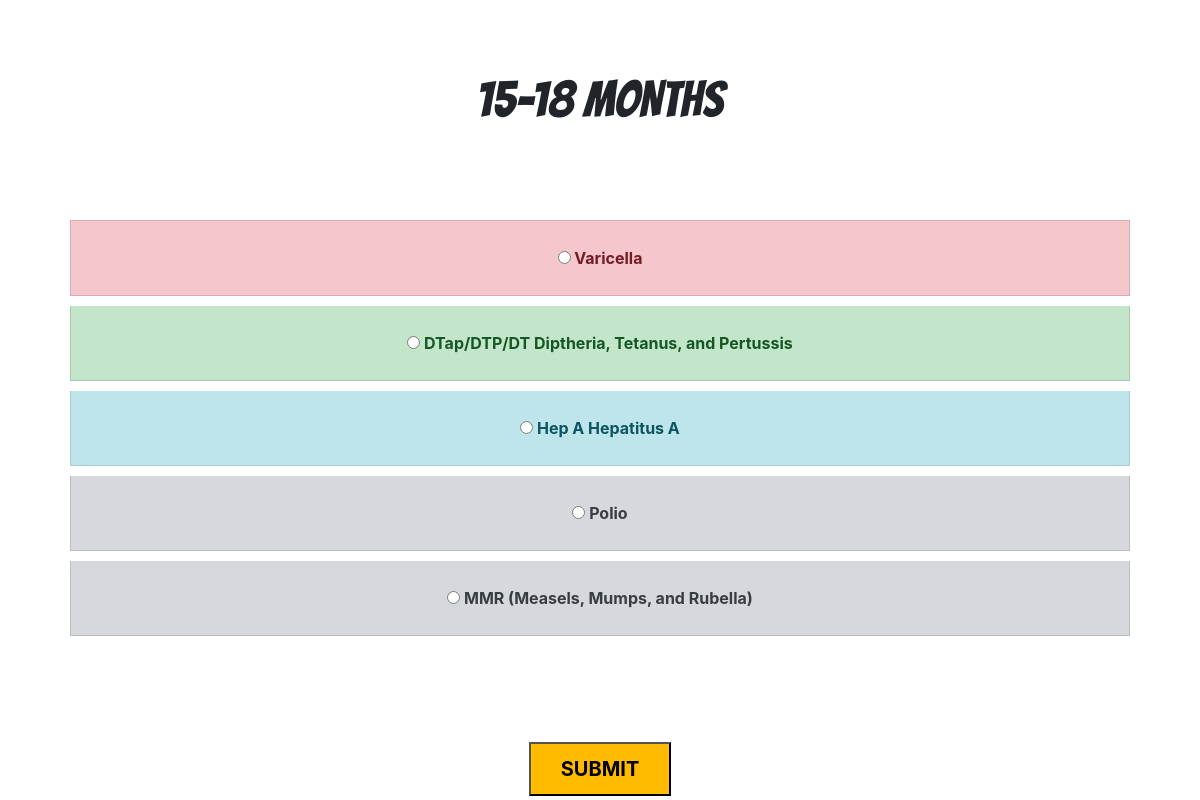
Screenshot of /vaccines/fifteen_eighteen_Months with the database file from the repository.
### vaccines/models.py (models this page shows)
class Vaccines(models.Model):
    VaccineID = models.CharField(max_length = 10, primary_key = True)
    Vaccine_Name = models.CharField(max_length = 150)
    Age = models.IntegerField()
    Dosage = models.CharField(max_length = 100)
    Cost = models.IntegerField()

### vaccines/views.py (the view)
# urls.py: path('fifteen_eighteen_Months', views.fifteen_eighteen_Months, name='fifteen_eighteen_Months'),
def fifteen_eighteen_Months(request):
    obj = Vaccines.objects.get(VaccineID = 'VRC1')
    obj1 = Vaccines.objects.get(VaccineID = 'DTP4')
    obj2 = Vaccines.objects.get(VaccineID = 'HPA2')
    obj3 = Vaccines.objects.get(VaccineID = 'OPVB1')
    obj4 = Vaccines.objects.get(VaccineID = 'MMR2')
    context = {
        'object': obj,
        'object1': obj1,
        'object2': obj2,
        'object3': obj3,
        'object4': obj4
    }
    return render(request, 'vaccines/15-18Months1.html', context)

### Templates/vaccines/15-18Months1.html (shortened to what this page needs)
<html>
    <head>
        <link rel="stylesheet" href="https://stackpath.bootstrapcdn.com/bootstrap/4.5.0/css/bootstrap.min.css">
    </head>
    <body>
        <h1 id="title">15-18 MONTHS</h1><br><br><br>
        <ul class="list-group">
            <form action="{%url 'get_chkbox_value' %}" method="POST">
            <li class="list-group-item list-group-item-danger" id="dept"><strong><input type="radio" name="vaccine" value="{{object.VaccineID}}">   {{object.Vaccine_Name}}  </strong></li>
            <li class="list-group-item list-group-item-success" id="dept"><strong><input type="radio" name="vaccine" value="{{object1.VaccineID}}">   {{object1.Vaccine_Name}}  </strong></li>
            <li class="list-group-item list-group-item-info" id="dept"><strong><input type="radio" name="vaccine" value="{{object2.VaccineID}}">   {{object2.Vaccine_Name}} </strong></li>
            <li class="list-group-item list-group-item-secondary" id="dept"><strong><input type="radio" name="vaccine" value="{{object3.VaccineID}}">  {{object3.Vaccine_Name}} </strong></li>
            <li class="list-group-item list-group-item-secondary" id="dept"><strong><input type="radio" name="vaccine" value="{{object4.VaccineID}}">  {{object4.Vaccine_Name}} </strong></li>
        </ul>
        <center><button type="submit" value="SUBMIT" id="submit"><strong>SUBMIT</strong></button> </form></center>
    </body>
</html>

### Templates/vaccines/15-18Months1.html (style rules this page uses)
#title { text-align: center; margin-top: 70px; font-family: 'Bangers', cursive; font-size: 50px; }
#dept { text-align: center; padding: 25px; margin-top: 10px; margin-bottom: 10px; margin-left: 70px; margin-right: 70px; }
#submit { margin-top: 80px; padding-top: 10px; padding-bottom: 10px; padding-left: 30px; padding-right: 30px; font-size: 20px; background-color: rgb(255, 187, 0); }

### rows the page displays
Vaccines: Vaccine_Name "Varicella"
Vaccines: Vaccine_Name "DTap/DTP/DT Diptheria, Tetanus, and Pertussis"
Vaccines: Vaccine_Name "Hep A Hepatitus A"
Vaccines: Vaccine_Name "Polio"
Vaccines: Vaccine_Name "MMR (Measels, Mumps, and Rubella)"
